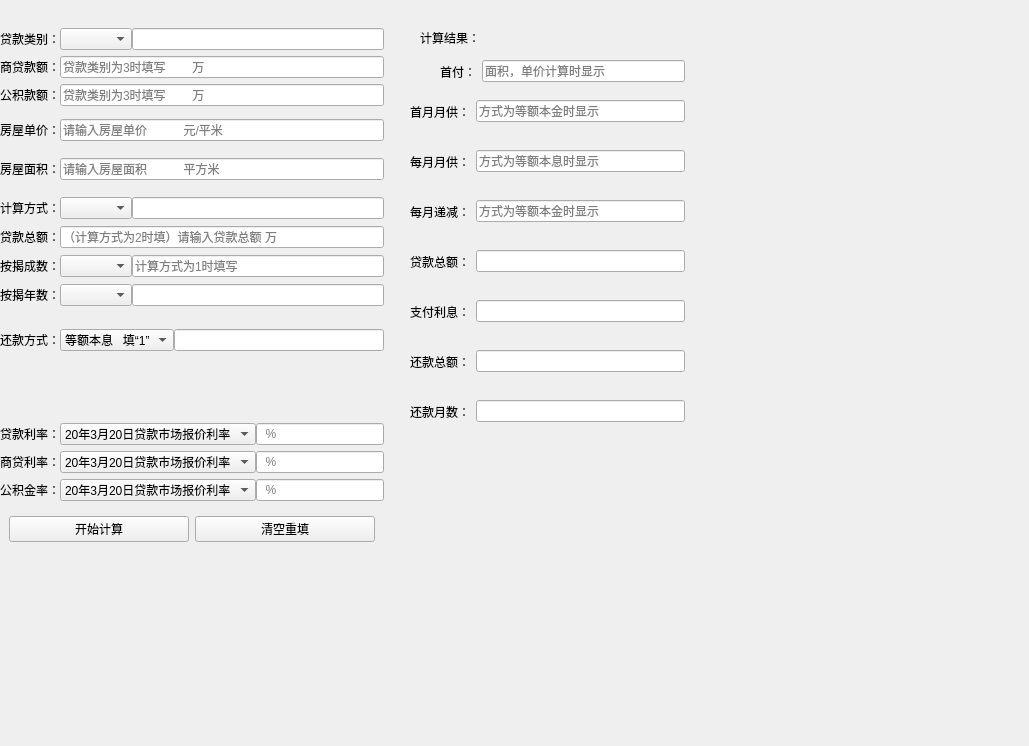
<?xml version="1.0" encoding="UTF-8"?>
<ui version="4.0">
 <class>MainWindow</class>
 <widget class="QMainWindow" name="MainWindow">
  <property name="geometry">
   <rect>
    <x>0</x>
    <y>0</y>
    <width>1029</width>
    <height>746</height>
   </rect>
  </property>
  <property name="windowTitle">
   <string>MainWindow</string>
  </property>
  <widget class="QWidget" name="centralwidget">
   <widget class="QWidget" name="widget" native="true">
    <property name="geometry">
     <rect>
      <x>0</x>
      <y>0</y>
      <width>384</width>
      <height>551</height>
     </rect>
    </property>
    <layout class="QGridLayout" name="gridLayout_4">
     <item row="7" column="0">
      <widget class="QWidget" name="widget_22" native="true">
       <layout class="QHBoxLayout" name="horizontalLayout_14">
        <property name="spacing">
         <number>0</number>
        </property>
        <property name="leftMargin">
         <number>0</number>
        </property>
        <property name="topMargin">
         <number>0</number>
        </property>
        <property name="rightMargin">
         <number>0</number>
        </property>
        <property name="bottomMargin">
         <number>0</number>
        </property>
       </layout>
      </widget>
     </item>
     <item row="2" column="0">
      <widget class="QWidget" name="widget_31" native="true">
       <layout class="QHBoxLayout" name="horizontalLayout_24">
        <property name="spacing">
         <number>0</number>
        </property>
        <property name="leftMargin">
         <number>0</number>
        </property>
        <property name="topMargin">
         <number>0</number>
        </property>
        <property name="rightMargin">
         <number>0</number>
        </property>
        <property name="bottomMargin">
         <number>0</number>
        </property>
        <item>
         <widget class="QLabel" name="label_21">
          <property name="text">
           <string>商贷款额：</string>
          </property>
         </widget>
        </item>
        <item>
         <widget class="QLineEdit" name="lineEdit_20">
          <property name="placeholderText">
           <string>贷款类别为3时填写        万</string>
          </property>
         </widget>
        </item>
       </layout>
      </widget>
     </item>
     <item row="9" column="0">
      <spacer name="verticalSpacer_7">
       <property name="orientation">
        <enum>Qt::Vertical</enum>
       </property>
       <property name="sizeType">
        <enum>QSizePolicy::Fixed</enum>
       </property>
       <property name="sizeHint" stdset="0">
        <size>
         <width>20</width>
         <height>10</height>
        </size>
       </property>
      </spacer>
     </item>
     <item row="1" column="0">
      <widget class="QWidget" name="widget_24" native="true">
       <layout class="QHBoxLayout" name="horizontalLayout_16">
        <property name="spacing">
         <number>0</number>
        </property>
        <property name="leftMargin">
         <number>0</number>
        </property>
        <property name="topMargin">
         <number>0</number>
        </property>
        <property name="rightMargin">
         <number>0</number>
        </property>
        <property name="bottomMargin">
         <number>0</number>
        </property>
        <item>
         <widget class="QLabel" name="label">
          <property name="text">
           <string>贷款类别：</string>
          </property>
         </widget>
        </item>
        <item>
         <widget class="QComboBox" name="comboBox">
          <property name="iconSize">
           <size>
            <width>16</width>
            <height>16</height>
           </size>
          </property>
         </widget>
        </item>
        <item>
         <widget class="QLineEdit" name="lineEdit_13"/>
        </item>
       </layout>
      </widget>
     </item>
     <item row="6" column="0">
      <widget class="QWidget" name="widget_23" native="true">
       <layout class="QHBoxLayout" name="horizontalLayout_15">
        <property name="spacing">
         <number>0</number>
        </property>
        <property name="leftMargin">
         <number>0</number>
        </property>
        <property name="topMargin">
         <number>0</number>
        </property>
        <property name="rightMargin">
         <number>0</number>
        </property>
        <property name="bottomMargin">
         <number>0</number>
        </property>
        <item>
         <widget class="QLabel" name="label_8">
          <property name="text">
           <string>还款方式：</string>
          </property>
         </widget>
        </item>
        <item>
         <widget class="QComboBox" name="comboBox_6">
          <item>
           <property name="text">
            <string>等额本息   填“1”</string>
           </property>
          </item>
          <item>
           <property name="text">
            <string>等额本金   填“2”</string>
           </property>
          </item>
         </widget>
        </item>
        <item>
         <widget class="QLineEdit" name="lineEdit_12"/>
        </item>
       </layout>
      </widget>
     </item>
     <item row="0" column="0">
      <widget class="QWidget" name="widget_7" native="true">
       <layout class="QGridLayout" name="gridLayout">
        <property name="leftMargin">
         <number>0</number>
        </property>
        <property name="topMargin">
         <number>0</number>
        </property>
        <property name="rightMargin">
         <number>0</number>
        </property>
        <property name="bottomMargin">
         <number>0</number>
        </property>
        <item row="0" column="0">
         <widget class="QWidget" name="widget_8" native="true">
          <layout class="QGridLayout" name="gridLayout_3">
           <property name="leftMargin">
            <number>0</number>
           </property>
           <property name="topMargin">
            <number>0</number>
           </property>
           <property name="rightMargin">
            <number>0</number>
           </property>
           <property name="bottomMargin">
            <number>0</number>
           </property>
          </layout>
         </widget>
        </item>
       </layout>
      </widget>
     </item>
     <item row="8" column="0">
      <widget class="QWidget" name="widget_4" native="true">
       <layout class="QHBoxLayout" name="horizontalLayout_3">
        <property name="spacing">
         <number>0</number>
        </property>
        <property name="leftMargin">
         <number>0</number>
        </property>
        <property name="topMargin">
         <number>0</number>
        </property>
        <property name="rightMargin">
         <number>0</number>
        </property>
        <property name="bottomMargin">
         <number>0</number>
        </property>
       </layout>
      </widget>
     </item>
     <item row="10" column="0">
      <widget class="QWidget" name="widget_13" native="true">
       <layout class="QHBoxLayout" name="horizontalLayout_5">
        <property name="spacing">
         <number>0</number>
        </property>
        <property name="leftMargin">
         <number>0</number>
        </property>
        <property name="topMargin">
         <number>0</number>
        </property>
        <property name="rightMargin">
         <number>0</number>
        </property>
        <property name="bottomMargin">
         <number>0</number>
        </property>
        <item>
         <widget class="QLabel" name="label_7">
          <property name="text">
           <string>贷款利率：</string>
          </property>
         </widget>
        </item>
        <item>
         <widget class="QComboBox" name="comboBox_5">
          <property name="currentIndex">
           <number>0</number>
          </property>
          <property name="maxCount">
           <number>2147483646</number>
          </property>
          <item>
           <property name="text">
            <string>20年3月20日贷款市场报价利率</string>
           </property>
          </item>
          <item>
           <property name="text">
            <string>19年9月20日贷款市场报价利率</string>
           </property>
          </item>
          <item>
           <property name="text">
            <string>15年10月24日利率上限1.1倍</string>
           </property>
          </item>
          <item>
           <property name="text">
            <string>15年10月24日利率上限1.05倍</string>
           </property>
          </item>
          <item>
           <property name="text">
            <string>15年10月24日利率下限85折</string>
           </property>
          </item>
          <item>
           <property name="text">
            <string>15年10月24日利率下限7折</string>
           </property>
          </item>
          <item>
           <property name="text">
            <string>15年10月24日基准利率</string>
           </property>
          </item>
          <item>
           <property name="text">
            <string>15年8月26日利率上限1.1倍</string>
           </property>
          </item>
          <item>
           <property name="text">
            <string>15年8月26日利率下限85折</string>
           </property>
          </item>
          <item>
           <property name="text">
            <string>15年8月26日利率下限7折</string>
           </property>
          </item>
          <item>
           <property name="text">
            <string>15年8月26日基准利率</string>
           </property>
          </item>
          <item>
           <property name="text">
            <string>15年5月11日利率上限1.1倍</string>
           </property>
          </item>
          <item>
           <property name="text">
            <string>15年5月11日利率下限85折</string>
           </property>
          </item>
          <item>
           <property name="text">
            <string>15年5月11日利率下限7折</string>
           </property>
          </item>
          <item>
           <property name="text">
            <string>15年5月11日基准利率</string>
           </property>
          </item>
          <item>
           <property name="text">
            <string>15年3月1日利率上限1.1倍</string>
           </property>
          </item>
          <item>
           <property name="text">
            <string>15年5月11日利率下限85折</string>
           </property>
          </item>
          <item>
           <property name="text">
            <string>15年5月11日利率下限7折</string>
           </property>
          </item>
          <item>
           <property name="text">
            <string>15年5月11日基准利率</string>
           </property>
          </item>
          <item>
           <property name="text">
            <string>14年11月22日利率上限1.1倍</string>
           </property>
          </item>
          <item>
           <property name="text">
            <string>14年11月22日利率下限85折</string>
           </property>
          </item>
          <item>
           <property name="text">
            <string>14年11月22日利率下限7折</string>
           </property>
          </item>
          <item>
           <property name="text">
            <string>14年11月22日基准利率</string>
           </property>
          </item>
          <item>
           <property name="text">
            <string>12年7月6日利率上限1.1倍</string>
           </property>
          </item>
          <item>
           <property name="text">
            <string>12年7月6日利率下限85折</string>
           </property>
          </item>
          <item>
           <property name="text">
            <string>12年7月6日利率下限7折</string>
           </property>
          </item>
          <item>
           <property name="text">
            <string>12年7月6日基准利率</string>
           </property>
          </item>
          <item>
           <property name="text">
            <string>12年6月8日利率上限1.1倍</string>
           </property>
          </item>
          <item>
           <property name="text">
            <string>12年6月8日利率下限85折</string>
           </property>
          </item>
          <item>
           <property name="text">
            <string>12年6月8日利率下限7折</string>
           </property>
          </item>
          <item>
           <property name="text">
            <string>12年6月8日基准利率</string>
           </property>
          </item>
         </widget>
        </item>
        <item>
         <widget class="QLineEdit" name="lineEdit_3">
          <property name="placeholderText">
           <string>  %</string>
          </property>
          <property name="clearButtonEnabled">
           <bool>false</bool>
          </property>
         </widget>
        </item>
       </layout>
      </widget>
     </item>
     <item row="13" column="0">
      <widget class="QWidget" name="widget_5" native="true">
       <layout class="QHBoxLayout" name="horizontalLayout_4">
        <item>
         <widget class="QPushButton" name="btn1">
          <property name="enabled">
           <bool>true</bool>
          </property>
          <property name="styleSheet">
           <string notr="true"/>
          </property>
          <property name="text">
           <string>开始计算</string>
          </property>
         </widget>
        </item>
        <item>
         <widget class="QPushButton" name="btn2">
          <property name="enabled">
           <bool>true</bool>
          </property>
          <property name="text">
           <string>清空重填</string>
          </property>
         </widget>
        </item>
       </layout>
      </widget>
     </item>
     <item row="4" column="0">
      <widget class="QWidget" name="widget_6" native="true">
       <layout class="QGridLayout" name="gridLayout_2">
        <property name="leftMargin">
         <number>0</number>
        </property>
        <property name="topMargin">
         <number>0</number>
        </property>
        <property name="rightMargin">
         <number>0</number>
        </property>
        <property name="bottomMargin">
         <number>0</number>
        </property>
        <property name="horizontalSpacing">
         <number>0</number>
        </property>
        <property name="verticalSpacing">
         <number>7</number>
        </property>
        <item row="2" column="0">
         <spacer name="verticalSpacer">
          <property name="orientation">
           <enum>Qt::Vertical</enum>
          </property>
          <property name="sizeType">
           <enum>QSizePolicy::Fixed</enum>
          </property>
          <property name="sizeHint" stdset="0">
           <size>
            <width>20</width>
            <height>10</height>
           </size>
          </property>
         </spacer>
        </item>
        <item row="9" column="0">
         <widget class="QWidget" name="widget_20" native="true">
          <layout class="QHBoxLayout" name="horizontalLayout_12">
           <property name="spacing">
            <number>0</number>
           </property>
           <property name="leftMargin">
            <number>0</number>
           </property>
           <property name="topMargin">
            <number>0</number>
           </property>
           <property name="rightMargin">
            <number>0</number>
           </property>
           <property name="bottomMargin">
            <number>0</number>
           </property>
           <item>
            <widget class="QLabel" name="label_6">
             <property name="text">
              <string>按揭年数：</string>
             </property>
            </widget>
           </item>
           <item>
            <widget class="QComboBox" name="comboBox_4"/>
           </item>
           <item>
            <widget class="QLineEdit" name="lineEdit_10"/>
           </item>
          </layout>
         </widget>
        </item>
        <item row="7" column="0">
         <widget class="QWidget" name="widget_9" native="true">
          <layout class="QFormLayout" name="formLayout_3">
           <property name="horizontalSpacing">
            <number>0</number>
           </property>
           <property name="verticalSpacing">
            <number>0</number>
           </property>
           <property name="leftMargin">
            <number>0</number>
           </property>
           <property name="topMargin">
            <number>0</number>
           </property>
           <property name="rightMargin">
            <number>0</number>
           </property>
           <property name="bottomMargin">
            <number>0</number>
           </property>
           <item row="0" column="0" colspan="2">
            <widget class="QWidget" name="widget_19" native="true">
             <layout class="QHBoxLayout" name="horizontalLayout_11">
              <property name="spacing">
               <number>0</number>
              </property>
              <property name="leftMargin">
               <number>0</number>
              </property>
              <property name="topMargin">
               <number>0</number>
              </property>
              <property name="rightMargin">
               <number>0</number>
              </property>
              <property name="bottomMargin">
               <number>0</number>
              </property>
              <item>
               <widget class="QLabel" name="label_9">
                <property name="text">
                 <string>按揭成数：</string>
                </property>
               </widget>
              </item>
              <item>
               <widget class="QComboBox" name="comboBox_3"/>
              </item>
              <item>
               <widget class="QLineEdit" name="lineEdit_9">
                <property name="styleSheet">
                 <string notr="true"/>
                </property>
                <property name="placeholderText">
                 <string>计算方式为1时填写</string>
                </property>
               </widget>
              </item>
             </layout>
            </widget>
           </item>
           <item row="1" column="0">
            <widget class="QWidget" name="widget_25" native="true">
             <layout class="QHBoxLayout" name="horizontalLayout_17">
              <property name="spacing">
               <number>0</number>
              </property>
              <property name="leftMargin">
               <number>0</number>
              </property>
              <property name="topMargin">
               <number>0</number>
              </property>
              <property name="rightMargin">
               <number>0</number>
              </property>
              <property name="bottomMargin">
               <number>0</number>
              </property>
             </layout>
            </widget>
           </item>
          </layout>
         </widget>
        </item>
        <item row="5" column="0">
         <widget class="QWidget" name="widget_26" native="true">
          <layout class="QHBoxLayout" name="horizontalLayout_18">
           <property name="spacing">
            <number>0</number>
           </property>
           <property name="leftMargin">
            <number>0</number>
           </property>
           <property name="topMargin">
            <number>0</number>
           </property>
           <property name="rightMargin">
            <number>0</number>
           </property>
           <property name="bottomMargin">
            <number>0</number>
           </property>
           <item>
            <widget class="QLabel" name="label_2">
             <property name="text">
              <string>计算方式：</string>
             </property>
            </widget>
           </item>
           <item>
            <widget class="QComboBox" name="comboBox_2"/>
           </item>
           <item>
            <widget class="QLineEdit" name="lineEdit_14"/>
           </item>
          </layout>
         </widget>
        </item>
        <item row="3" column="0">
         <widget class="QWidget" name="widget_3" native="true">
          <layout class="QHBoxLayout" name="horizontalLayout_2">
           <property name="spacing">
            <number>0</number>
           </property>
           <property name="leftMargin">
            <number>0</number>
           </property>
           <property name="topMargin">
            <number>0</number>
           </property>
           <property name="rightMargin">
            <number>0</number>
           </property>
           <property name="bottomMargin">
            <number>0</number>
           </property>
           <item>
            <widget class="QLabel" name="label_4">
             <property name="text">
              <string>房屋面积：</string>
             </property>
            </widget>
           </item>
           <item>
            <widget class="QLineEdit" name="lineEdit_2">
             <property name="placeholderText">
              <string>请输入房屋面积           平方米</string>
             </property>
            </widget>
           </item>
          </layout>
         </widget>
        </item>
        <item row="10" column="0">
         <widget class="QWidget" name="widget_12" native="true">
          <layout class="QFormLayout" name="formLayout_5">
           <property name="horizontalSpacing">
            <number>0</number>
           </property>
           <property name="leftMargin">
            <number>0</number>
           </property>
           <property name="topMargin">
            <number>0</number>
           </property>
           <property name="rightMargin">
            <number>0</number>
           </property>
           <property name="bottomMargin">
            <number>0</number>
           </property>
          </layout>
         </widget>
        </item>
        <item row="4" column="0">
         <spacer name="verticalSpacer_3">
          <property name="orientation">
           <enum>Qt::Vertical</enum>
          </property>
          <property name="sizeType">
           <enum>QSizePolicy::Fixed</enum>
          </property>
          <property name="sizeHint" stdset="0">
           <size>
            <width>20</width>
            <height>10</height>
           </size>
          </property>
         </spacer>
        </item>
        <item row="1" column="0">
         <widget class="QWidget" name="widget_2" native="true">
          <layout class="QHBoxLayout" name="horizontalLayout">
           <property name="spacing">
            <number>0</number>
           </property>
           <property name="leftMargin">
            <number>0</number>
           </property>
           <property name="topMargin">
            <number>0</number>
           </property>
           <property name="rightMargin">
            <number>0</number>
           </property>
           <property name="bottomMargin">
            <number>0</number>
           </property>
           <item>
            <widget class="QLabel" name="label_3">
             <property name="text">
              <string>房屋单价：</string>
             </property>
            </widget>
           </item>
           <item>
            <widget class="QLineEdit" name="lineEdit">
             <property name="placeholderText">
              <string>请输入房屋单价           元/平米</string>
             </property>
            </widget>
           </item>
          </layout>
         </widget>
        </item>
        <item row="0" column="0">
         <widget class="QWidget" name="widget_11" native="true">
          <layout class="QFormLayout" name="formLayout_2">
           <property name="horizontalSpacing">
            <number>0</number>
           </property>
           <property name="verticalSpacing">
            <number>0</number>
           </property>
           <property name="leftMargin">
            <number>0</number>
           </property>
           <property name="topMargin">
            <number>0</number>
           </property>
           <property name="rightMargin">
            <number>0</number>
           </property>
           <property name="bottomMargin">
            <number>0</number>
           </property>
          </layout>
         </widget>
        </item>
        <item row="6" column="0">
         <widget class="QWidget" name="widget_10" native="true">
          <layout class="QHBoxLayout" name="horizontalLayout_19">
           <property name="spacing">
            <number>0</number>
           </property>
           <property name="leftMargin">
            <number>0</number>
           </property>
           <property name="topMargin">
            <number>0</number>
           </property>
           <property name="rightMargin">
            <number>0</number>
           </property>
           <property name="bottomMargin">
            <number>0</number>
           </property>
           <item>
            <widget class="QLabel" name="label_16">
             <property name="text">
              <string>贷款总额：</string>
             </property>
            </widget>
           </item>
           <item>
            <widget class="QLineEdit" name="lineEdit_15">
             <property name="placeholderText">
              <string>（计算方式为2时填）请输入贷款总额 万</string>
             </property>
             <property name="clearButtonEnabled">
              <bool>false</bool>
             </property>
            </widget>
           </item>
          </layout>
         </widget>
        </item>
       </layout>
      </widget>
     </item>
     <item row="11" column="0">
      <widget class="QWidget" name="widget_27" native="true">
       <layout class="QHBoxLayout" name="horizontalLayout_20">
        <property name="spacing">
         <number>0</number>
        </property>
        <property name="leftMargin">
         <number>0</number>
        </property>
        <property name="topMargin">
         <number>0</number>
        </property>
        <property name="rightMargin">
         <number>0</number>
        </property>
        <property name="bottomMargin">
         <number>0</number>
        </property>
        <item>
         <widget class="QLabel" name="label_17">
          <property name="text">
           <string>商贷利率：</string>
          </property>
         </widget>
        </item>
        <item>
         <widget class="QComboBox" name="comboBox_7">
          <property name="currentIndex">
           <number>0</number>
          </property>
          <property name="maxCount">
           <number>2147483646</number>
          </property>
          <item>
           <property name="text">
            <string>20年3月20日贷款市场报价利率</string>
           </property>
          </item>
          <item>
           <property name="text">
            <string>19年9月20日贷款市场报价利率</string>
           </property>
          </item>
          <item>
           <property name="text">
            <string>15年10月24日利率上限1.1倍</string>
           </property>
          </item>
          <item>
           <property name="text">
            <string>15年10月24日利率上限1.05倍</string>
           </property>
          </item>
          <item>
           <property name="text">
            <string>15年10月24日利率下限85折</string>
           </property>
          </item>
          <item>
           <property name="text">
            <string>15年10月24日利率下限7折</string>
           </property>
          </item>
          <item>
           <property name="text">
            <string>15年10月24日基准利率</string>
           </property>
          </item>
          <item>
           <property name="text">
            <string>15年8月26日利率上限1.1倍</string>
           </property>
          </item>
          <item>
           <property name="text">
            <string>15年8月26日利率下限85折</string>
           </property>
          </item>
          <item>
           <property name="text">
            <string>15年8月26日利率下限7折</string>
           </property>
          </item>
          <item>
           <property name="text">
            <string>15年8月26日基准利率</string>
           </property>
          </item>
          <item>
           <property name="text">
            <string>15年5月11日利率上限1.1倍</string>
           </property>
          </item>
          <item>
           <property name="text">
            <string>15年5月11日利率下限85折</string>
           </property>
          </item>
          <item>
           <property name="text">
            <string>15年5月11日利率下限7折</string>
           </property>
          </item>
          <item>
           <property name="text">
            <string>15年5月11日基准利率</string>
           </property>
          </item>
          <item>
           <property name="text">
            <string>15年3月1日利率上限1.1倍</string>
           </property>
          </item>
          <item>
           <property name="text">
            <string>15年5月11日利率下限85折</string>
           </property>
          </item>
          <item>
           <property name="text">
            <string>15年5月11日利率下限7折</string>
           </property>
          </item>
          <item>
           <property name="text">
            <string>15年5月11日基准利率</string>
           </property>
          </item>
          <item>
           <property name="text">
            <string>14年11月22日利率上限1.1倍</string>
           </property>
          </item>
          <item>
           <property name="text">
            <string>14年11月22日利率下限85折</string>
           </property>
          </item>
          <item>
           <property name="text">
            <string>14年11月22日利率下限7折</string>
           </property>
          </item>
          <item>
           <property name="text">
            <string>14年11月22日基准利率</string>
           </property>
          </item>
          <item>
           <property name="text">
            <string>12年7月6日利率上限1.1倍</string>
           </property>
          </item>
          <item>
           <property name="text">
            <string>12年7月6日利率下限85折</string>
           </property>
          </item>
          <item>
           <property name="text">
            <string>12年7月6日利率下限7折</string>
           </property>
          </item>
          <item>
           <property name="text">
            <string>12年7月6日基准利率</string>
           </property>
          </item>
          <item>
           <property name="text">
            <string>12年6月8日利率上限1.1倍</string>
           </property>
          </item>
          <item>
           <property name="text">
            <string>12年6月8日利率下限85折</string>
           </property>
          </item>
          <item>
           <property name="text">
            <string>12年6月8日利率下限7折</string>
           </property>
          </item>
          <item>
           <property name="text">
            <string>12年6月8日基准利率</string>
           </property>
          </item>
         </widget>
        </item>
        <item>
         <widget class="QLineEdit" name="lineEdit_16">
          <property name="placeholderText">
           <string>  %</string>
          </property>
         </widget>
        </item>
       </layout>
      </widget>
     </item>
     <item row="12" column="0">
      <widget class="QWidget" name="widget_28" native="true">
       <layout class="QHBoxLayout" name="horizontalLayout_21">
        <property name="spacing">
         <number>0</number>
        </property>
        <property name="leftMargin">
         <number>0</number>
        </property>
        <property name="topMargin">
         <number>0</number>
        </property>
        <property name="rightMargin">
         <number>0</number>
        </property>
        <property name="bottomMargin">
         <number>0</number>
        </property>
        <item>
         <widget class="QLabel" name="label_18">
          <property name="text">
           <string>公积金率：</string>
          </property>
         </widget>
        </item>
        <item>
         <widget class="QComboBox" name="comboBox_8">
          <property name="currentIndex">
           <number>0</number>
          </property>
          <property name="maxCount">
           <number>2147483646</number>
          </property>
          <item>
           <property name="text">
            <string>20年3月20日贷款市场报价利率</string>
           </property>
          </item>
          <item>
           <property name="text">
            <string>19年9月20日贷款市场报价利率</string>
           </property>
          </item>
          <item>
           <property name="text">
            <string>15年10月24日利率上限1.1倍</string>
           </property>
          </item>
          <item>
           <property name="text">
            <string>15年10月24日利率上限1.05倍</string>
           </property>
          </item>
          <item>
           <property name="text">
            <string>15年10月24日利率下限85折</string>
           </property>
          </item>
          <item>
           <property name="text">
            <string>15年10月24日利率下限7折</string>
           </property>
          </item>
          <item>
           <property name="text">
            <string>15年10月24日基准利率</string>
           </property>
          </item>
          <item>
           <property name="text">
            <string>15年8月26日利率上限1.1倍</string>
           </property>
          </item>
          <item>
           <property name="text">
            <string>15年8月26日利率下限85折</string>
           </property>
          </item>
          <item>
           <property name="text">
            <string>15年8月26日利率下限7折</string>
           </property>
          </item>
          <item>
           <property name="text">
            <string>15年8月26日基准利率</string>
           </property>
          </item>
          <item>
           <property name="text">
            <string>15年5月11日利率上限1.1倍</string>
           </property>
          </item>
          <item>
           <property name="text">
            <string>15年5月11日利率下限85折</string>
           </property>
          </item>
          <item>
           <property name="text">
            <string>15年5月11日利率下限7折</string>
           </property>
          </item>
          <item>
           <property name="text">
            <string>15年5月11日基准利率</string>
           </property>
          </item>
          <item>
           <property name="text">
            <string>15年3月1日利率上限1.1倍</string>
           </property>
          </item>
          <item>
           <property name="text">
            <string>15年5月11日利率下限85折</string>
           </property>
          </item>
          <item>
           <property name="text">
            <string>15年5月11日利率下限7折</string>
           </property>
          </item>
          <item>
           <property name="text">
            <string>15年5月11日基准利率</string>
           </property>
          </item>
          <item>
           <property name="text">
            <string>14年11月22日利率上限1.1倍</string>
           </property>
          </item>
          <item>
           <property name="text">
            <string>14年11月22日利率下限85折</string>
           </property>
          </item>
          <item>
           <property name="text">
            <string>14年11月22日利率下限7折</string>
           </property>
          </item>
          <item>
           <property name="text">
            <string>14年11月22日基准利率</string>
           </property>
          </item>
          <item>
           <property name="text">
            <string>12年7月6日利率上限1.1倍</string>
           </property>
          </item>
          <item>
           <property name="text">
            <string>12年7月6日利率下限85折</string>
           </property>
          </item>
          <item>
           <property name="text">
            <string>12年7月6日利率下限7折</string>
           </property>
          </item>
          <item>
           <property name="text">
            <string>12年7月6日基准利率</string>
           </property>
          </item>
          <item>
           <property name="text">
            <string>12年6月8日利率上限1.1倍</string>
           </property>
          </item>
          <item>
           <property name="text">
            <string>12年6月8日利率下限85折</string>
           </property>
          </item>
          <item>
           <property name="text">
            <string>12年6月8日利率下限7折</string>
           </property>
          </item>
          <item>
           <property name="text">
            <string>12年6月8日基准利率</string>
           </property>
          </item>
         </widget>
        </item>
        <item>
         <widget class="QLineEdit" name="lineEdit_17">
          <property name="placeholderText">
           <string>  %</string>
          </property>
         </widget>
        </item>
       </layout>
      </widget>
     </item>
     <item row="5" column="0">
      <spacer name="verticalSpacer_6">
       <property name="orientation">
        <enum>Qt::Vertical</enum>
       </property>
       <property name="sizeType">
        <enum>QSizePolicy::Fixed</enum>
       </property>
       <property name="sizeHint" stdset="0">
        <size>
         <width>20</width>
         <height>10</height>
        </size>
       </property>
      </spacer>
     </item>
     <item row="3" column="0">
      <widget class="QWidget" name="widget_32" native="true">
       <layout class="QHBoxLayout" name="horizontalLayout_25">
        <property name="spacing">
         <number>0</number>
        </property>
        <property name="leftMargin">
         <number>0</number>
        </property>
        <property name="topMargin">
         <number>0</number>
        </property>
        <property name="rightMargin">
         <number>0</number>
        </property>
        <property name="bottomMargin">
         <number>0</number>
        </property>
        <item>
         <widget class="QLabel" name="label_22">
          <property name="text">
           <string>公积款额：</string>
          </property>
         </widget>
        </item>
        <item>
         <widget class="QLineEdit" name="lineEdit_21">
          <property name="placeholderText">
           <string>贷款类别为3时填写        万</string>
          </property>
         </widget>
        </item>
       </layout>
      </widget>
     </item>
    </layout>
   </widget>
   <widget class="QLabel" name="label_5">
    <property name="geometry">
     <rect>
      <x>420</x>
      <y>30</y>
      <width>72</width>
      <height>15</height>
     </rect>
    </property>
    <property name="text">
     <string>计算结果：</string>
    </property>
   </widget>
   <widget class="QWidget" name="widget_14" native="true">
    <property name="geometry">
     <rect>
      <x>410</x>
      <y>140</y>
      <width>275</width>
      <height>43</height>
     </rect>
    </property>
    <layout class="QHBoxLayout" name="horizontalLayout_6">
     <item>
      <widget class="QLabel" name="label_11">
       <property name="text">
        <string>每月月供：</string>
       </property>
      </widget>
     </item>
     <item>
      <widget class="QLineEdit" name="lineEdit_4">
       <property name="placeholderText">
        <string>方式为等额本息时显示</string>
       </property>
      </widget>
     </item>
    </layout>
   </widget>
   <widget class="QWidget" name="widget_15" native="true">
    <property name="geometry">
     <rect>
      <x>410</x>
      <y>240</y>
      <width>275</width>
      <height>43</height>
     </rect>
    </property>
    <layout class="QHBoxLayout" name="horizontalLayout_7">
     <item>
      <widget class="QLabel" name="label_12">
       <property name="text">
        <string>贷款总额：</string>
       </property>
      </widget>
     </item>
     <item>
      <widget class="QLineEdit" name="lineEdit_5"/>
     </item>
    </layout>
   </widget>
   <widget class="QWidget" name="widget_16" native="true">
    <property name="geometry">
     <rect>
      <x>410</x>
      <y>290</y>
      <width>275</width>
      <height>43</height>
     </rect>
    </property>
    <layout class="QHBoxLayout" name="horizontalLayout_8">
     <item>
      <widget class="QLabel" name="label_13">
       <property name="text">
        <string>支付利息：</string>
       </property>
      </widget>
     </item>
     <item>
      <widget class="QLineEdit" name="lineEdit_6"/>
     </item>
    </layout>
   </widget>
   <widget class="QWidget" name="widget_17" native="true">
    <property name="geometry">
     <rect>
      <x>410</x>
      <y>340</y>
      <width>275</width>
      <height>43</height>
     </rect>
    </property>
    <layout class="QHBoxLayout" name="horizontalLayout_9">
     <item>
      <widget class="QLabel" name="label_14">
       <property name="text">
        <string>还款总额：</string>
       </property>
      </widget>
     </item>
     <item>
      <widget class="QLineEdit" name="lineEdit_7"/>
     </item>
    </layout>
   </widget>
   <widget class="QWidget" name="widget_18" native="true">
    <property name="geometry">
     <rect>
      <x>410</x>
      <y>390</y>
      <width>275</width>
      <height>43</height>
     </rect>
    </property>
    <layout class="QHBoxLayout" name="horizontalLayout_10">
     <item>
      <widget class="QLabel" name="label_15">
       <property name="text">
        <string>还款月数：</string>
       </property>
      </widget>
     </item>
     <item>
      <widget class="QLineEdit" name="lineEdit_8"/>
     </item>
    </layout>
   </widget>
   <widget class="QWidget" name="widget_21" native="true">
    <property name="geometry">
     <rect>
      <x>440</x>
      <y>50</y>
      <width>245</width>
      <height>43</height>
     </rect>
    </property>
    <layout class="QHBoxLayout" name="horizontalLayout_13">
     <item>
      <widget class="QLabel" name="label_10">
       <property name="text">
        <string>首付：</string>
       </property>
      </widget>
     </item>
     <item>
      <widget class="QLineEdit" name="lineEdit_11">
       <property name="placeholderText">
        <string>面积，单价计算时显示</string>
       </property>
      </widget>
     </item>
    </layout>
   </widget>
   <widget class="QWidget" name="widget_29" native="true">
    <property name="geometry">
     <rect>
      <x>410</x>
      <y>90</y>
      <width>275</width>
      <height>43</height>
     </rect>
    </property>
    <layout class="QHBoxLayout" name="horizontalLayout_22">
     <item>
      <widget class="QLabel" name="label_19">
       <property name="text">
        <string>首月月供：</string>
       </property>
      </widget>
     </item>
     <item>
      <widget class="QLineEdit" name="lineEdit_18">
       <property name="placeholderText">
        <string>方式为等额本金时显示</string>
       </property>
      </widget>
     </item>
    </layout>
   </widget>
   <widget class="QWidget" name="widget_30" native="true">
    <property name="geometry">
     <rect>
      <x>410</x>
      <y>190</y>
      <width>275</width>
      <height>43</height>
     </rect>
    </property>
    <layout class="QHBoxLayout" name="horizontalLayout_23">
     <item>
      <widget class="QLabel" name="label_20">
       <property name="text">
        <string>每月递减：</string>
       </property>
      </widget>
     </item>
     <item>
      <widget class="QLineEdit" name="lineEdit_19">
       <property name="placeholderText">
        <string>方式为等额本金时显示</string>
       </property>
      </widget>
     </item>
    </layout>
   </widget>
  </widget>
 </widget>
 <resources/>
 <connections/>
</ui>
